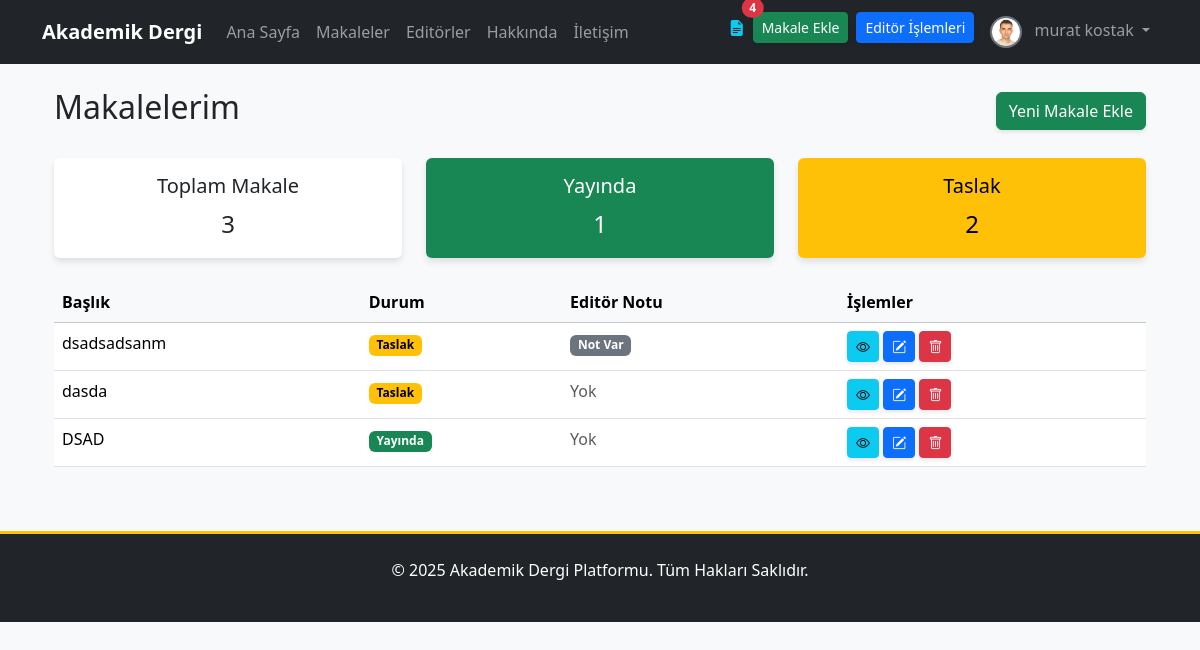
Page /articles/makalelerim/ (signed in) on the committed database.
### apps/users/models.py (models this page shows, shortened)
class User(AbstractUser):
    email = models.EmailField(unique=True, verbose_name="E-posta Adresi")
    biyografi = models.TextField(blank=True, null=True, verbose_name="Biyografi")
    profile_resmi = models.ImageField(
        upload_to=profile_pic_path,
        default='profile_pics/default.png',
        verbose_name="Profil Resmi"
    )
    resume = models.FileField(
        upload_to=resume_path,
        blank=True,
        null=True,
        verbose_name="Özgeçmiş (PDF)"
    )
    is_editor = models.BooleanField(default=False, verbose_name="Editör Yetkisi")
    goster_editorler_sayfasinda = models.BooleanField(
        default=False,
        verbose_name="Editörler Sayfasında Gösterilsin mi?"
    )
    def get_full_name(self):
        return f"{self.first_name} {self.last_name}".strip()

### apps/articles/models.py (models this page shows, shortened)
class Makale(models.Model):
    baslik = models.CharField(max_length=255, verbose_name="Başlık")
    slug = models.SlugField(max_length=255, unique=True, blank=True, help_text="Bu alan otomatik oluşturulur.")
    aciklama = models.TextField(verbose_name="Açıklama/Özet")
    pdf_dosyasi = models.FileField(upload_to=article_pdf_path, verbose_name="PDF Dosyası")
    anahtar_kelimeler = models.CharField(max_length=255, verbose_name="Anahtar Kelimeler", help_text="Kelimeleri virgül (,) ile ayırınız.")
    yazarlar = models.ManyToManyField(Yazar, related_name='makaleler', verbose_name="Yazarlar")
    dergi_sayisi = models.ForeignKey(DergiSayisi, on_delete=models.SET_NULL, null=True, blank=True, related_name='makaleler', verbose_name="Dergi Sayısı")
    admin_notu = models.TextField(blank=True, null=True, verbose_name="Editör/Admin Notu")
    goruntulenme_sayisi = models.PositiveIntegerField(default=0, verbose_name="Görüntülenme Sayısı")
    goster_makaleler_sayfasinda = models.BooleanField(default=False, verbose_name="Yayında mı?")
    olusturulma_tarihi = models.DateTimeField(auto_now_add=True)
    guncellenme_tarihi = models.DateTimeField(auto_now=True)
    admin_notu_okundu = models.BooleanField(default=True)
    class Meta:
        verbose_name = "Makale"
        verbose_name_plural = "Makaleler"
        ordering = ['-olusturulma_tarihi']

### apps/articles/views.py (the view)
# urls.py: path('makalelerim/', MakalelerimView.as_view(), name='makalelerim'),
class MakalelerimView(LoginRequiredMixin, ListView):
    model = Makale
    template_name = 'articles/makalelerim.html'
    context_object_name = 'makaleler'
    def get_queryset(self):
        user = self.request.user
        try:
            yazar = user.yazar_profili
            return Makale.objects.filter(yazarlar=yazar)
        except Exception:
            return Makale.objects
    def get_context_data(self, **kwargs):
        context = super().get_context_data(**kwargs)
        queryset = self.get_queryset()
        context['toplam_makale'] = queryset.count()
        context['yayindaki_makale'] = queryset.filter(goster_makaleler_sayfasinda=True).count()
        context['taslak_makale'] = queryset.filter(goster_makaleler_sayfasinda=False).count()
        return context

### apps/core/context_processors.py (called while the page is built)
def notification_context(request):
    if not request.user.is_authenticated:
        return {}
    user = request.user
    context = {}
    if user.is_superuser:
        context['unread_messages_count'] = IletisimFormu.objects.filter(cevaplandi=False).count()
    else:
        context['unread_messages_count'] = 0
    if user.is_superuser or user.is_editor:
        context['draft_articles_count'] = Makale.objects.filter(goster_makaleler_sayfasinda=False).count()
    else:
        context['draft_articles_count'] = 0
    context['unread_notes_count'] = Makale.objects.filter(
        yazarlar__user_hesabi=user,  # Doğru sorgu: Yazar modeli üzerinden kullanıcı hesabına ulaş
        admin_notu_okundu=False
    ).exclude(admin_notu__isnull=True).exclude(admin_notu__exact='').count()
    return context

### templates/articles/makalelerim.html (shortened to what this page needs)
{% extends 'base.html' %}
{% block content %}
<div class="container mt-4">
    <div class="d-flex justify-content-between align-items-center mb-4">
        <h2>Makalelerim</h2>
        <a href="{% url 'makale_ekle' %}" class="btn btn-success">Yeni Makale Ekle</a>
    </div>
    <div class="row mb-4">
        <div class="col-md-4"><div class="card text-center p-3"><h5 class="card-title">Toplam Makale</h5><p class="card-text fs-4">{{ toplam_makale }}</p></div></div>
        <div class="col-md-4"><div class="card text-center p-3 bg-success text-white"><h5 class="card-title">Yayında</h5><p class="card-text fs-4">{{ yayindaki_makale }}</p></div></div>
        <div class="col-md-4"><div class="card text-center p-3 bg-warning"><h5 class="card-title">Taslak</h5><p class="card-text fs-4">{{ taslak_makale }}</p></div></div>
    </div>
    <div class="table-responsive">
        <table class="table table-hover">
            <thead class="table-light">
                <tr>
                    <th>Başlık</th>
                    <th>Durum</th>
                    <th>Editör Notu</th>
                    <th>İşlemler</th>
                </tr>
            </thead>
            <tbody>
                {% for makale in makaleler %}
                <tr>
                    <td>{{ makale.baslik }}</td>
                    <td>
                        {% if makale.goster_makaleler_sayfasinda %}
                            <span class="badge bg-success">Yayında</span>
                        {% else %}
                            <span class="badge bg-warning">Taslak</span>
                        {% endif %}
                    </td>
                    <td>
                        {% if makale.admin_notu %}
                            <span class="badge {% if not makale.admin_notu_okundu %}bg-danger{% else %}bg-secondary{% endif %}" title="{{ makale.admin_notu }}">
                                Not Var {% if not makale.admin_notu_okundu %}(Yeni){% endif %}
                            </span>
                        {% else %}
                            <span class="text-muted">Yok</span>
                        {% endif %}
                    </td>
                    <td>
                        <a href="{% url 'makale_detail' makale.slug %}" class="btn btn-sm btn-info" title="Görüntüle"><i class="bi bi-eye"></i></a>
                        <a href="{% url 'makale_duzenle' makale.slug %}" class="btn btn-sm btn-primary" title="Düzenle"><i class="bi bi-pencil-square"></i></a>
                        <a href="{% url 'makale_sil' makale.slug %}" class="btn btn-sm btn-danger" title="Sil"><i class="bi bi-trash"></i></a>
                    </td>
                </tr>
                {% empty %}
                <tr><td colspan="4" class="text-center">Henüz makaleniz bulunmuyor.</td></tr>
                {% endfor %}
            </tbody>
        </table>
    </div>
</div>
{% endblock %}

### templates/partials/_navbar.html (shortened to what this page needs)
<nav class="navbar navbar-expand-lg navbar-dark bg-dark">
    <div class="container">
        <a class="navbar-brand" href="{% url 'anasayfa' %}">Akademik Dergi</a>
        <div class="collapse navbar-collapse" id="navbarNav">
            <ul class="navbar-nav me-auto mb-2 mb-lg-0">
                <li class="nav-item"><a class="nav-link" href="{% url 'anasayfa' %}">Ana Sayfa</a></li>
                <li class="nav-item"><a class="nav-link" href="{% url 'makale_list' %}">Makaleler</a></li>
                <li class="nav-item"><a class="nav-link" href="{% url 'editorler' %}">Editörler</a></li>
                <li class="nav-item"><a class="nav-link" href="{% url 'hakkinda' %}">Hakkında</a></li>
                <li class="nav-item"><a class="nav-link" href="{% url 'iletisim' %}">İletişim</a></li>
            </ul>
            <ul class="navbar-nav ms-auto">
                {% if user.is_authenticated %}
                    {% if user.is_superuser or user.is_editor %}
                        {% if draft_articles_count > 0 %}
                        <li class="nav-item">
                            <a href="{% url 'dashboard:editor_panel' %}?status=draft" class="nav-link position-relative text-info" title="Taslak Makaleler">
                                <i class="bi bi-file-earmark-text-fill"></i>
                                <span class="position-absolute top-0 start-100 translate-middle badge rounded-pill bg-danger">{{ draft_articles_count }}</span>
                            </a>
                        </li>
                        {% endif %}
                    {% endif %}
                    <li class="nav-item"><a href="{% url 'makale_ekle' %}" class="btn btn-success btn-sm me-2 mt-1">Makale Ekle</a></li>
                    {% if user.is_editor and not user.is_superuser %}
                    <li class="nav-item"><a href="{% url 'dashboard:editor_panel' %}" class="btn btn-primary btn-sm me-2 mt-1">Editör İşlemleri</a></li>
                    {% endif %}
                    <li class="nav-item dropdown">
                        <a class="nav-link dropdown-toggle" href="#" id="navbarDropdown" role="button" data-bs-toggle="dropdown" aria-expanded="false">
                            <img src="{{ user.profile_resmi.url }}" alt="{{ user.username }}" class="rounded-circle me-2" style="width:32px; height:32px; object-fit:cover;">
                            {{ user.get_full_name|default:user.username }}
                        </a>
                    </li>
                {% endif %}
            </ul>
        </div>
    </div>
</nav>

### static/css/style.css (style rules this page uses)
body { font-family: 'Segoe UI', Roboto, 'Helvetica Neue', Arial, sans-serif; background-color: #f8f9fa; transition: background-color 0.3s; }
.navbar-dark .navbar-nav .nav-link { transition: color 0.2s ease-in-out; }
.navbar-brand { font-weight: bold; }
.navbar .dropdown-toggle img { border: 2px solid #6c757d; transition: transform 0.2s; }
.btn { transition: all 0.3s ease; box-shadow: 0 2px 4px rgba(0,0,0,0.1); }
.card { transition: transform 0.3s ease, box-shadow 0.3s ease; border: none; box-shadow: 0 4px 6px rgba(0,0,0,0.1); }
.bg-success { background-color: #198754 !important; }
.bg-warning { background-color: #ffc107 !important; color: #000 !important; }

### rows in the picture
User: profile_resmi (picture), get_full_name "murat kostak"
Makale: baslik "dsadsadsanm", goster_makaleler_sayfasinda "Taslak"
Makale: baslik "dasda", goster_makaleler_sayfasinda "Taslak", admin_notu "Yok"
Makale: baslik "DSAD", goster_makaleler_sayfasinda "Yayında", admin_notu "Yok"

### other values in the picture
{{ draft_articles_count }} "4"
{{ toplam_makale }} "3"
{{ yayindaki_makale }} "1"
{{ taslak_makale }} "2"
